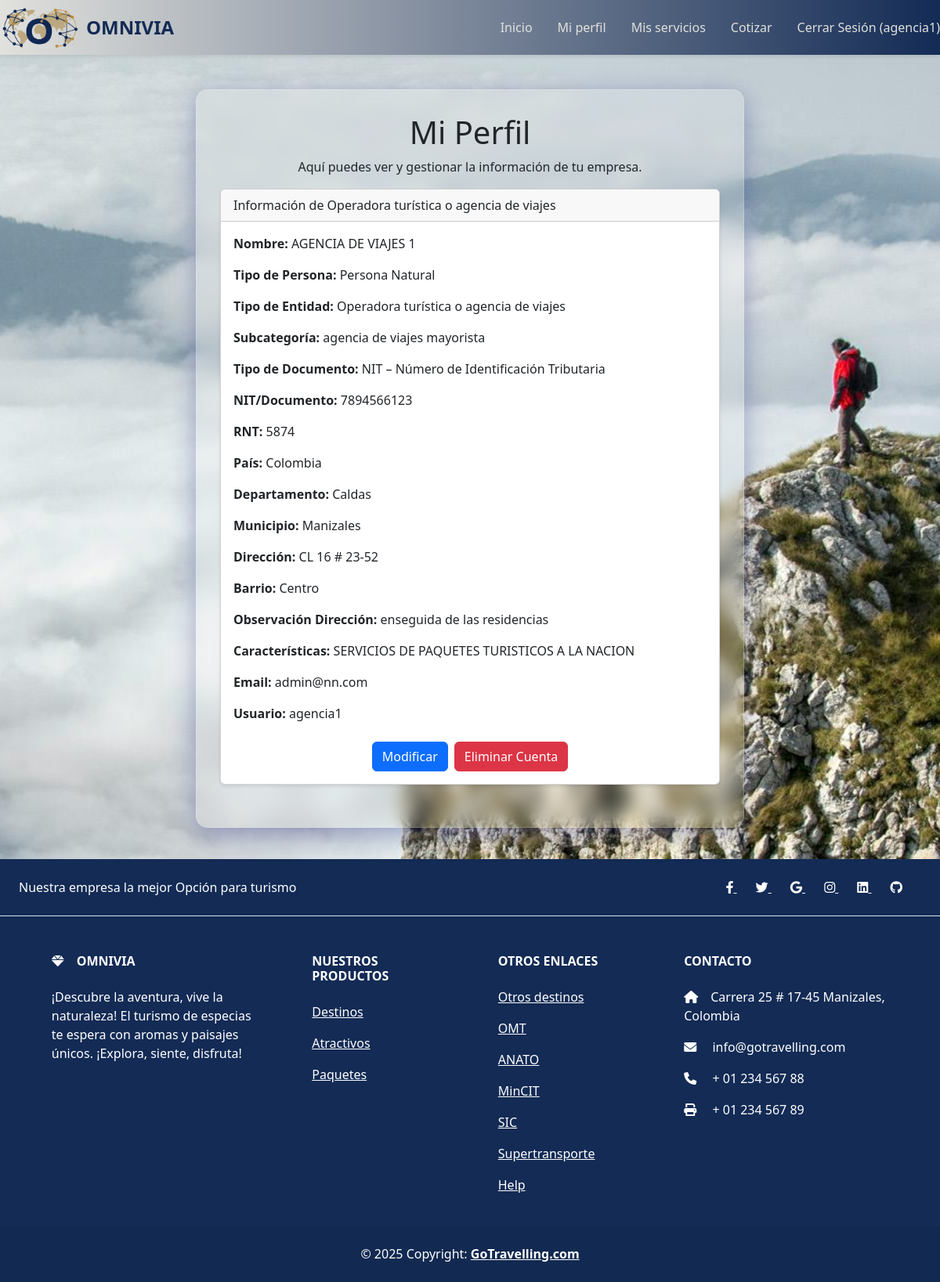
/api/profile/update/ (signed in), run on the app's committed database.
### cotizador/models.py (models this page shows, shortened)
class BaseModel(models.Model):
    class Meta:
        abstract = True

class Entidad(BaseModel):
    nombre = models.CharField(max_length=255, verbose_name="Nombre o Razón Social")
    nit = models.CharField(max_length=20, unique=True, verbose_name="NIT o Documento de Identidad")
    rnt = models.CharField(max_length=20, blank=True, null=True, verbose_name="RNT (Registro Nacional de Turismo)")
    TIPO_PERSONA_CHOICES = [
        ('PN', 'Persona Natural'),
        ('PJ', 'Persona Jurídica'),
    ]
    tipo_persona = models.CharField(max_length=2, choices=TIPO_PERSONA_CHOICES, default='PN', verbose_name="Tipo de Persona")
    TIPO_ENTIDAD_CHOICES = [
        ('Hospedaje', 'Hospedaje'),
        ('Alimentación', 'Alimentación'),
        ('Operadora turística o agencia de viajes', 'Operadora turística o agencia de viajes'),
        ('Transporte', 'Transporte'),
        ('Seguro', 'Seguro'),
        ('Otro', 'Otro'),
    ]
    tipo_entidad = models.CharField(max_length=50, choices=TIPO_ENTIDAD_CHOICES, blank=True, verbose_name="Categoría")
    otro_tipo_entidad = models.CharField(max_length=100, blank=True, null=True, verbose_name="Especificar Otro Tipo de Entidad")
    subcategoria = models.CharField(max_length=100, blank=True, null=True, help_text='Refieren actividades turísticas específicas pertenecientes a la actividad genérica, ej.: agencia de viajes y turismo, agencia de viajes mayorista, hotel, apartahotel, entre otros.')
    pais = models.CharField(max_length=100, blank=True, null=True, verbose_name="País")
    departamento = models.CharField(max_length=100, blank=True, null=True, verbose_name="Departamento")
    municipio = models.CharField(max_length=100, blank=True, null=True, verbose_name="Municipio")
    direccion = models.CharField(max_length=255, blank=True, null=True, verbose_name="Dirección")
    barrio = models.CharField(max_length=100, blank=True, null=True, verbose_name="Barrio")
    observacion = models.TextField(blank=True, null=True, verbose_name="Observación")
    TIPO_DOCUMENTO_CHOICES = [
        ('CC', 'Cédula de ciudadanía'),
        ('CE', 'Cédula de extranjería'),
        ('TE', 'Tarjeta de extranjería'),
        ('PA', 'Pasaporte'),
        ('DIE', 'Documento de identificación extranjero (genérico)'),
        ('PPT', 'Permiso por Protección Temporal'),
        ('PEP', 'Permiso Especial de Permanencia'),
        ('SCR', 'Salvoconducto'),
        ('NIT', 'NIT – Número de Identificación Tributaria'),
        ('NIFE', 'NIT de otro país / Identificador fiscal extranjero'),
        ('NUIP', 'Número Único de Identificación Personal'),
    ]
    tipo_documento = models.CharField(max_length=4, choices=TIPO_DOCUMENTO_CHOICES, blank=True, null=True, verbose_name="Tipo de Documento")
    caracteristicas = models.TextField(blank=True, null=True, verbose_name="Características")
    ubicacion = models.CharField(max_length=255, verbose_name="Ubicación")
    mail = models.EmailField(unique=True, verbose_name="Correo Electrónico")
    user = models.OneToOneField(User, on_delete=models.CASCADE, null=True, blank=True, verbose_name="Usuario Asociado")
    logo = models.ImageField(upload_to='logos/', null=True, blank=True, verbose_name="Logo de la Empresa")
    class Meta:
        verbose_name = "Entidad"
        verbose_name_plural = "Entidades"

### cotizador/views.py (the view, shortened to what this page needs)
# urls.py: path('profile/update/', ProfileUpdateView.as_view(), name='profile_update'),
class ProfileUpdateView(LoginRequiredMixin, UpdateView):
    model = Entidad
    form_class = EntidadUpdateForm
    template_name = 'profile_update_form.html'
    success_url = reverse_lazy('dashboard')
    def get_object(self, queryset=None):
        return self.request.user.entidad
    def get_context_data(self, **kwargs):
        context = super().get_context_data(**kwargs)
        context['entidad'] = self.get_object() # Pasar el objeto Entidad a la plantilla
        return context

### cotizador/context_processors.py (called while the page is built)
def forms_context(request):
    return {
        'registration_form': EntidadRegistrationForm()
    }

### omniviadj_project/templates/profile_update_form.html (shortened to what this page needs)
{% extends 'base.html' %}
{% block content %}
<div class="container mt-4 profile-container">
    <div class="profile-card glass-effect">
        <h1 class="text-center">Mi Perfil</h1>
        <p class="text-center">Aquí puedes ver y gestionar la información de tu empresa.</p>
        <div class="card mb-4">
            <div class="card-header">
                Información de {{ entidad.tipo_entidad }}
            </div>
            <div class="card-body">
                <div class="mb-3">
                    <strong>Nombre:</strong> {{ entidad.nombre }}
                </div>
                <div class="mb-3">
                    <strong>Tipo de Persona:</strong> {{ entidad.get_tipo_persona_display }}
                </div>
                <div class="mb-3">
                    <strong>Tipo de Entidad:</strong> {{ entidad.tipo_entidad }}
                </div>
                <div class="mb-3">
                    <strong>Subcategoría:</strong> {{ entidad.subcategoria }}
                </div>
                <div class="mb-3">
                    <strong>Tipo de Documento:</strong> {{ entidad.get_tipo_documento_display }}
                </div>
                <div class="mb-3">
                    <strong>NIT/Documento:</strong> {{ entidad.nit }}
                </div>
                <div class="mb-3">
                    <strong>RNT:</strong> {{ entidad.rnt }}
                </div>
                <div class="mb-3">
                    <strong>País:</strong> {{ entidad.pais }}
                </div>
                <div class="mb-3">
                    <strong>Departamento:</strong> {{ entidad.departamento }}
                </div>
                <div class="mb-3">
                    <strong>Municipio:</strong> {{ entidad.municipio }}
                </div>
                <div class="mb-3">
                    <strong>Dirección:</strong> {{ entidad.direccion }}
                </div>
                <div class="mb-3">
                    <strong>Barrio:</strong> {{ entidad.barrio }}
                </div>
                <div class="mb-3">
                    <strong>Observación Dirección:</strong> {{ entidad.observacion }}
                </div>
                <div class="mb-3">
                    <strong>Características:</strong> {{ entidad.caracteristicas }}
                </div>
                <div class="mb-3">
                    <strong>Email:</strong> {{ entidad.mail }}
                </div>
                <div class="mb-3">
                    <strong>Usuario:</strong> {{ user.username }}
                </div>
                <div class="d-flex justify-content-center mt-4">
                    <button type="button" class="btn btn-primary me-2" data-bs-toggle="modal" data-bs-target="#updateProfileModal">Modificar</button>
                    <button type="button" class="btn btn-danger" data-bs-toggle="modal" data-bs-target="#deleteAccountModal">Eliminar Cuenta</button>
                </div>
            </div>
        </div>
    </div>
</div>
{% endblock %}
{% block extra_js %}
{% load static %}
{% endblock %}

### omniviadj_project/templates/base.html (shortened to what this page needs)
<!DOCTYPE html>
<html lang="es">
<head>
    {% load static %}
    <link rel="stylesheet" href="{% static 'css/style.css' %}">
    <link href="https://cdn.jsdelivr.net/npm/bootstrap@5.3.3/dist/css/bootstrap.min.css" rel="stylesheet">
    <link rel="stylesheet" href="https://cdnjs.cloudflare.com/ajax/libs/font-awesome/6.0.0-beta3/css/all.min.css" />
</head>
<body class="{% block body_class %}{% endblock %} {% block extra_body_classes %}{% endblock %}">
    {% block navbar %}
    <nav class="navbar navbar-{{ entidad.tipo_entidad|slugify }}">
        <div class="nav-logo">
            <a href="{% url 'home' %}">
                <img src="{% static 'images/LogoOmnivia.webp' %}" alt="Logo" class="logo-img">
                <span class="logo-text">Omnivia</span>
            </a>
        </div>
        <div class="nav-items">
            {% if user.is_authenticated %}
                <a class="nav-link" href="{% url 'dashboard' %}">Inicio</a>
                <a class="nav-link" href="{% url 'profile_update' %}">Mi perfil</a>
                <a class="nav-link" href="{% url 'data_entry' %}">Mis servicios</a>
                {% if entidad_tipo == 'Operadora turística o agencia de viajes' %}
                <a class="nav-link" href="{% url 'quotation_form' %}">Cotizar</a>
                {% endif %}
                <form action="{% url 'logout' %}" method="post" style="display: inline;">
                    <button type="submit" class="nav-link btn btn-link" style="color: inherit; text-decoration: none;">Cerrar Sesión ({{ user.username }})</button>
                </form>
            {% else %}
                <a class="nav-link" data-bs-toggle="modal" data-bs-target="#loginModal" href="#">Iniciar Sesión</a>
                <a class="nav-link" data-bs-toggle="modal" data-bs-target="#registrationModal" href="#">Registrarse</a>
            {% endif %}
        </div>
    </nav>
    {% endblock %}
    <div style="position: relative;">
        {% block content %}
        {% endblock %}
    </div>
    <footer class="text-center text-lg-start text-white" style="background-color: #132b55;">
      <section class="d-flex justify-content-center justify-content-lg-between p-4 border-bottom">
        <div class="me-5 d-none d-lg-block">
          <span>Nuestra empresa la mejor Opción para turismo</span>
        </div>
        <div>
          <a href="" class="me-4 text-reset">
            <i class="fab fa-facebook-f"></i>
          </a>
          <a href="" class="me-4 text-reset">
            <i class="fab fa-twitter"></i>
          </a>
          <a href="" class="me-4 text-reset">
            <i class="fab fa-google"></i>
          </a>
          <a href="" class="me-4 text-reset">
            <i class="fab fa-instagram"></i>
          </a>
          <a href="" class="me-4 text-reset">
            <i class="fab fa-linkedin"></i>
          </a>
          <a href="" class="me-4 text-reset">
            <i class="fab fa-github"></i>
          </a>
        </div>
      </section>
      <section class="">
        <div class="container text-center text-md-start mt-5">
          <div class="row mt-3">
            <div class="col-md-3 col-lg-4 col-xl-3 mx-auto mb-4">
              <h6 class="text-uppercase fw-bold mb-4">
                <i class="fas fa-gem me-3"></i>Omnivia
              </h6>
              <p>
              ¡Descubre la aventura, vive la naturaleza! El turismo de especias te espera con aromas y paisajes únicos. ¡Explora, siente, disfruta!
              </p>
            </div>
            <div class="col-md-2 col-lg-2 col-xl-2 mx-auto mb-4">
              <h6 class="text-uppercase fw-bold mb-4">
                Nuestros Productos
              </h6>
              <p>
                <a href="#!" class="text-reset">Destinos</a>
              </p>
              <p>
                <a href="#!" class="text-reset">Atractivos</a>
              </p>
              <p>
                <a href="#!" class="text-reset">Paquetes</a>
              </p>
            </div>
            <div class="col-md-3 col-lg-2 col-xl-2 mx-auto mb-4">
              <h6 class="text-uppercase fw-bold mb-4">
                Otros enlaces
              </h6>
              <p>
                <a href="#!" class="text-reset" target="_blank">Otros destinos</a>
              </p>
              <p>
                <a href="https://www.unwto.org/es" class="text-reset" target="_blank">OMT</a>
              </p>
              <p>
                <a href="https://anato.org/" class="text-reset" target="_blank">ANATO</a>
              </p>
              <p>
                <a href="https://www.mincit.gov.co/inicio" class="text-reset" target="_blank">MinCIT</a>
              </p>
               <p>
                <a href="https://sedeelectronica.sic.gov.co/" class="text-reset" target="_blank">SIC</a>
              </p>
              <p>
                <a href="https://www.supertransporte.gov.co/" class="text-reset"target="_blank">Supertransporte</a>
              </p>
              <p>
                <a href="#!" class="text-reset" target="_blank">Help</a>
              </p>
            </div>
            <div class="col-md-4 col-lg-3 col-xl-3 mx-auto mb-md-0 mb-4">
              <h6 class="text-uppercase fw-bold mb-4">Contacto</h6>
              <p><i class="fas fa-home me-3"></i>Carrera 25 # 17-45 Manizales, Colombia</p>
              <p>
                <i class="fas fa-envelope me-3"></i>
                info@gotravelling.com
              </p>
              <p><i class="fas fa-phone me-3"></i> + 01 234 567 88</p>
              <p><i class="fas fa-print me-3"></i> + 01 234 567 89</p>
            </div>
          </div>
        </div>
      </section>
      <div class="text-center p-4" style="background-color: rgba(0, 0, 0, 0.05);">
        © 2025 Copyright:
        <a class="text-reset fw-bold" href="https://mdbootstrap.com/" target="_blank" >GoTravelling.com</a>
      </div>
    </footer>
</body>
</html>

### static/css/style.css (style rules this page uses)
.navbar { height: 70px; background: linear-gradient(90deg, #e1e1dd 0%, #132b55 100%); padding: 60px 20px; display: flex; align-items: center; justify-content: space-between; position: relative; box-shadow: 0 2px 5px rgba(0,0,0,0.1); overflow: hidden; }
.logo-img { animation: fadeIn 1.5s ease-in-out; width: 100px; height: auto; }
.nav-logo a { color: #132b55; text-decoration: none; font-size: 1.5rem; font-weight: bold; text-transform: uppercase; display: flex; align-items: center; gap: 10px; }
.logo-text { color: #132b55; font-size: 1.5rem; font-weight: bold; opacity: 0; transform: translateX(-30px); animation: slideInFromLeft 1s ease-out forwards; animation-delay: 1.5s; }
.nav-items { color: #e1e1dd; display: flex; gap: 2rem; }
.nav-link { color: #e1e1dd; text-decoration: none; font-weight: 500; font-size: 1.1rem; transition: all 0.3s ease; position: relative; opacity: 0; transform: translateY(-100%); animation: curtainEffect 0.5s ease-out forwards; }
.nav-link:nth-child(1) { animation-delay: 0.2s; }
.nav-link:nth-child(2) { animation-delay: 0.4s; }
.nav-link:nth-child(3) { animation-delay: 0.6s; }
.nav-link:nth-child(4) { animation-delay: 0.8s; }
.nav-link::after { content: ''; position: absolute; bottom: -5px; left: 0; width: 0; height: 2px; background-color: #bb995b; transition: width 0.3s ease; }
.card { border: 1px solid #ddd; border-radius: 8px; box-shadow: 0 2px 4px rgba(0,0,0,0.1); transition: transform 0.3s ease, box-shadow 0.3s ease; }
.card-header { background-color: #f8f9fa; border-bottom: 1px solid #ddd; padding: 1rem; border-top-left-radius: 8px; border-top-right-radius: 8px; }
.card-body { padding: 1.5rem; }
.profile-container { display: flex; justify-content: center; align-items: flex-start; min-height: calc(100vh - 70px); padding-top: 20px; padding-bottom: 20px; }
.profile-card { width: 100%; max-width: 700px; padding: 30px; border-radius: 15px; box-shadow: 0 8px 32px 0 rgba(31, 38, 135, 0.37); border: 1px solid rgba(255, 255, 255, 0.18); margin-bottom: 20px; }
.glass-effect { background-color: rgba(255, 255, 255, 0.15); backdrop-filter: blur(10px); -webkit-backdrop-filter: blur(10px); }

### data on the page
Entidad: tipo_entidad "Operadora turística o agencia de viajes", nombre "AGENCIA DE VIAJES 1", tipo_persona "Persona Natural", subcategoria "agencia de viajes mayorista", tipo_documento "NIT – Número de Identificación Tributaria", nit "7894566123", rnt "5874", pais "Colombia", departamento "Caldas", municipio "Manizales", direccion "CL 16 # 23-52", barrio "Centro", observacion "enseguida de las residencias", caracteristicas "SERVICIOS DE PAQUETES TURISTICOS A LA NACION", mail "admin@nn.com"

### other printed values
{{ user.username }} "agencia1"
